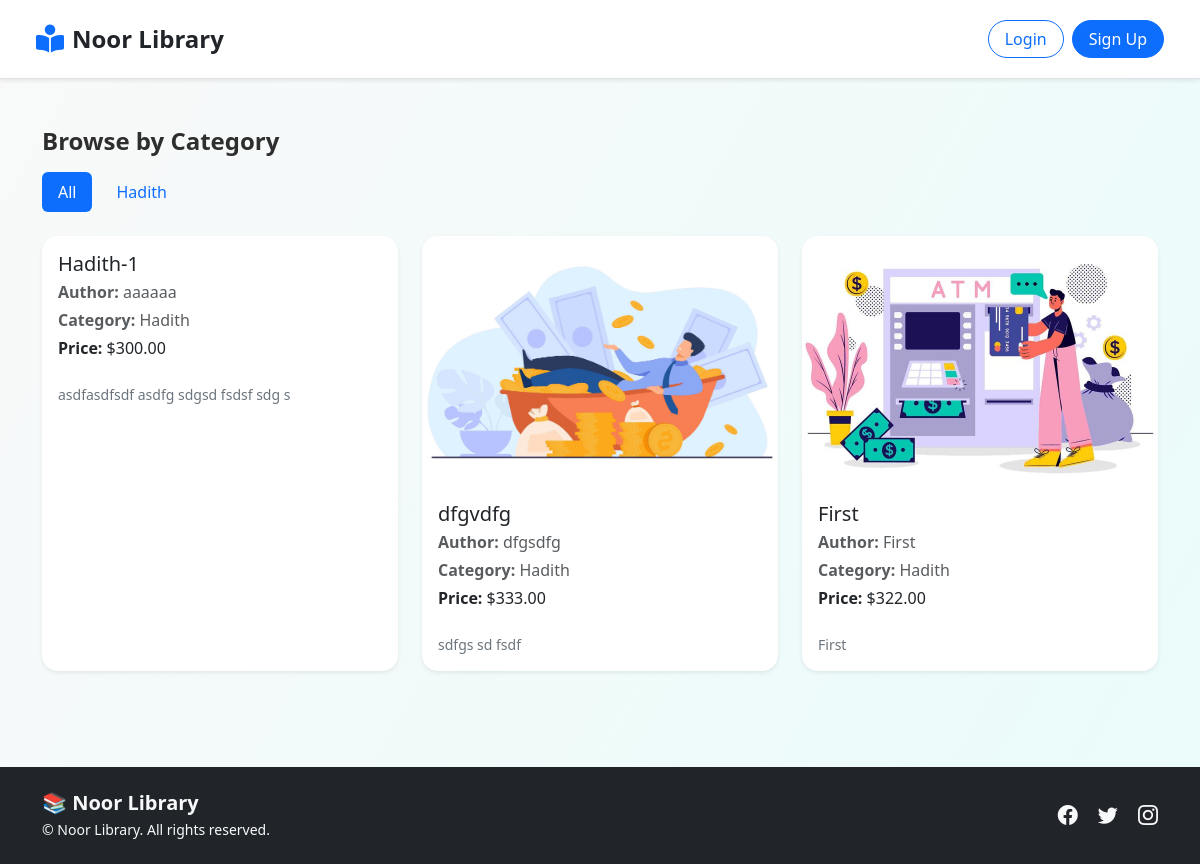
The page /all-books/ on the database as committed earlier.
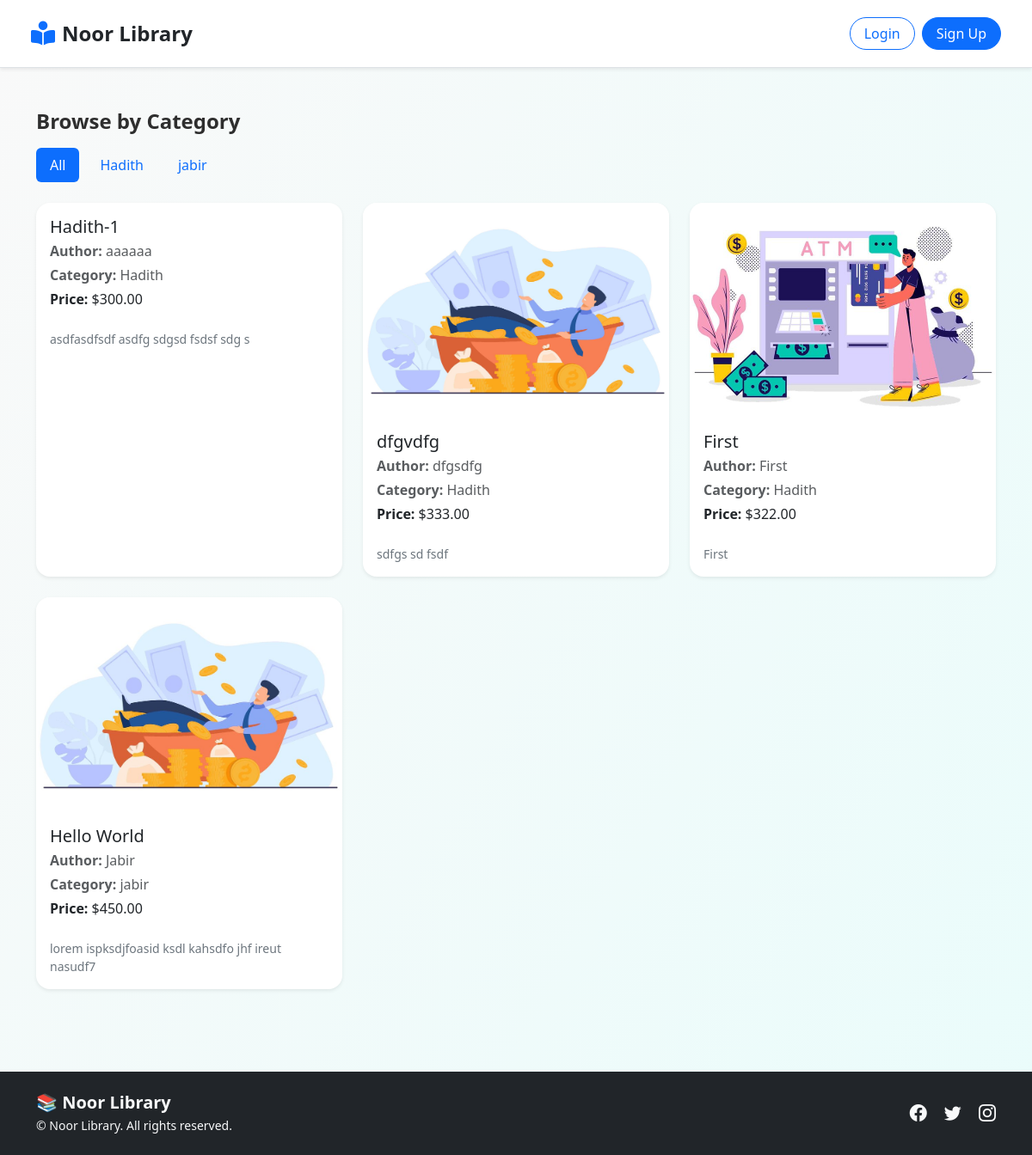
The same page on the database as committed later.
### Book/models.py (models this page shows, shortened)
class Category(models.Model):
    name = models.CharField(max_length=100, unique=True)
    slug = models.SlugField(max_length=100, unique=True)

class Book(models.Model):
    title = models.CharField(max_length=200)
    author = models.CharField(max_length=100)
    pages = models.PositiveIntegerField()
    cover_image = models.ImageField(upload_to="covers/", blank=True, null=True)
    description = models.TextField(blank=True, null=True)
    price = models.DecimalField(max_digits=5, decimal_places=2)
    category = models.ForeignKey(
        Category, on_delete=models.CASCADE, related_name="books"
    )
    available_copies = models.PositiveIntegerField(default=0, blank=True, null=True)

### Book/views.py (the view)
# urls.py: path("all-books/", BookListView, name="all_books"),
def BookListView(request, cat_slug=None):
    books = Book.objects.all()
    if cat_slug is not None:
        category = Category.objects.get(slug=cat_slug)
        books = Book.objects.filter(category=category)
    categories = Category.objects.all()
    return render(request, "book/book_list.html", {"books": books, "categories": categories})

### Book/templates/book/book_list.html (shortened to what this page needs)
{% extends "base.html" %}
{% block content %}
<div class="container py-5">
  <div class="mb-4">
    <h4 class="fw-bold mb-3">Browse by Category</h4>
    <ul class="nav nav-pills flex-wrap gap-2">
      <li class="nav-item">
        <a class="nav-link {% if not selected_category %}active{% endif %}"
           href="{% url 'all_books' %}">
          All
        </a>
      </li>
      {% for category in categories %}
        <li class="nav-item">
          <a class="nav-link {% if category == selected_category %}active{% endif %}"
             href="{% url 'book_list' category.slug %}">
            {{ category.name }}
          </a>
        </li>
      {% endfor %}
    </ul>
  </div>
  <div class="row row-cols-1 row-cols-md-2 row-cols-lg-3 g-4">
    {% for book in books %}
    <div class="col">
      <a href="{% url 'book_detail' book.id %}" class="text-decoration-none text-dark">
        <div class="card h-100 shadow-sm border-0 rounded-4 hover-shadow transition">
          {% if book.cover_image %}
          <img
            src="{{ book.cover_image.url }}"
            class="card-img-top rounded-top-4"
            alt="{{ book.title }}"
            style="height: 250px; object-fit: cover;"
          />
          {% endif %}
          <div class="card-body d-flex flex-column">
            <h5 class="card-title mb-1">{{ book.title }}</h5>
            <p class="card-text text-muted mb-1"><strong>Author:</strong> {{ book.author }}</p>
            <p class="card-text text-muted mb-1"><strong>Category:</strong> {{ book.category.name }}</p>
            <p class="card-text"><strong>Price:</strong> ${{ book.price }}</p>
            <p class="card-text small text-secondary mt-2">{{ book.description|truncatechars:100 }}</p>
          </div>
        </div>
      </a>
    </div>
    {% empty %}
    <div class="col">
      <div class="alert alert-warning w-100 text-center" role="alert">
        <i class="bi bi-emoji-frown me-1"></i> No books found in this category.
      </div>
    </div>
    {% endfor %}
  </div>
</div>
{% endblock %}

Rows that differ between the two databases and show on the page:
added Category: name "jabir"
added Book: cover_image (picture), title "Hello World", author "Jabir", category.name "jabir", price "450.00", description "lorem ispksdjfoasid ksdl kahsdfo jhf ireut nasudf7"
